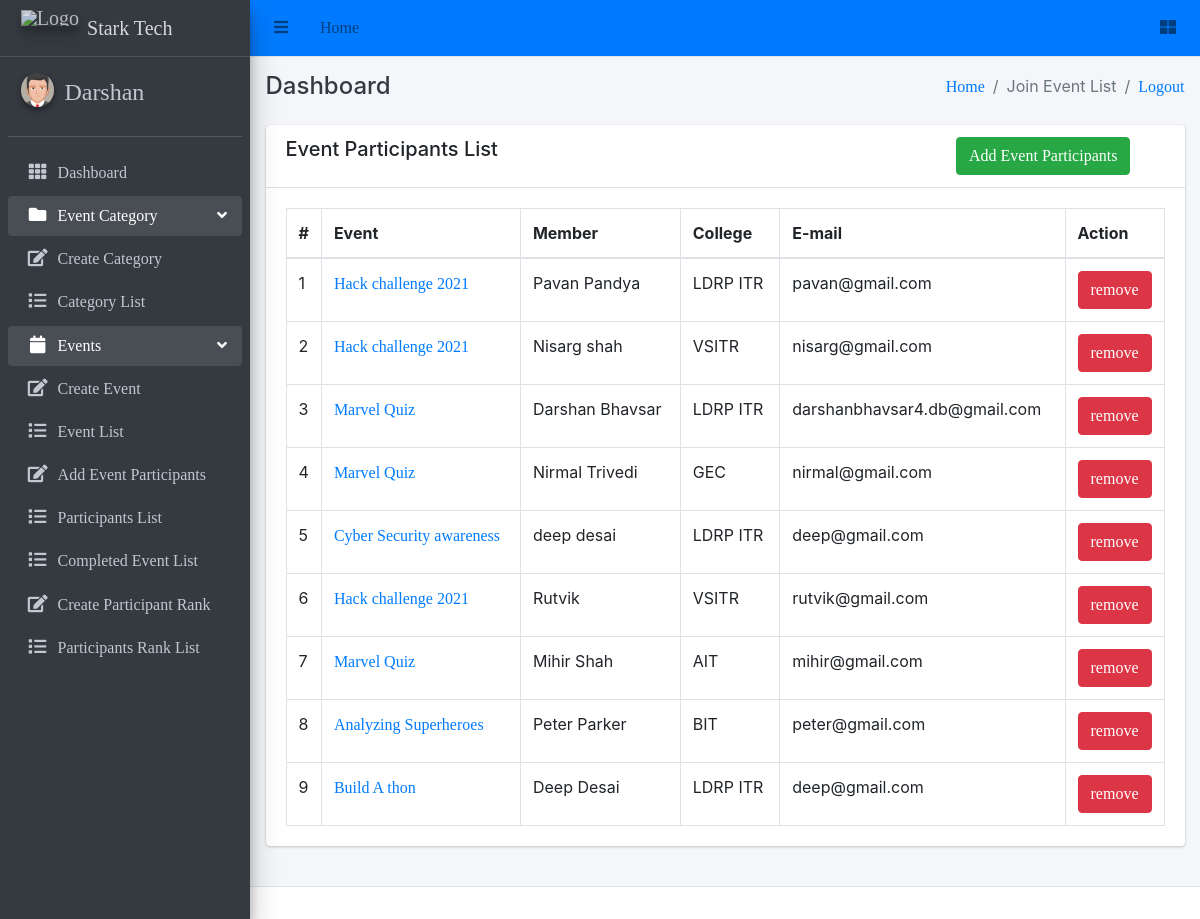
The app's page /events/join-event-list/ (signed in) with its own data.
### events/models.py (models this page shows, shortened)
class EventMember(models.Model):
    event = models.ForeignKey(Event, on_delete=models.CASCADE)
    user = models.CharField(max_length=255, null=True)
    email = models.EmailField(max_length=100, null=True)
    college = models.CharField(max_length=500, null=True)
    created_user = models.ForeignKey('auth.User', on_delete=models.CASCADE, related_name='eventmember_created_user')
    updated_user = models.ForeignKey('auth.User', on_delete=models.CASCADE, related_name='eventmember_updated_user')
    created_date = models.DateField(auto_now_add=True)
    updated_date = models.DateField(auto_now_add=True)
    class Meta:
        unique_together = ['event', 'user']

class Event(models.Model):
    category = models.ForeignKey(EventCategory, on_delete=models.CASCADE)
    name = models.CharField(max_length=255, unique=True)
    uid = models.PositiveIntegerField(unique=True)
    description = RichTextUploadingField()
    venue = models.CharField(max_length=255)
    start_date = models.DateField()
    end_date = models.DateField()
    location = LocationField()
    points = models.PositiveIntegerField()
    maximum_attende = models.PositiveIntegerField()
    created_user = models.ForeignKey('auth.User', on_delete=models.CASCADE, blank=True, null=True, related_name='event_created_user')
    updated_user = models.ForeignKey('auth.User', on_delete=models.CASCADE, blank=True, null=True, related_name='event_updated_user')
    created_date = models.DateField(auto_now_add=True)
    updated_date = models.DateField(auto_now_add=True)
    status_choice = (
        ('upcoming', 'Upcoming'),
        ('active', 'Active'),
        ('completed', 'Completed'),
        ('cancel', 'Cancel'),
    )
    status = models.CharField(choices=status_choice, max_length=10)
    def __str__(self):
        return self.name

### events/views.py (the view)
# urls.py: path('join-event-list/', JoinEventListView.as_view(), name='join-event-list'),
class JoinEventListView(LoginRequiredMixin, ListView):
    login_url = 'login'
    model = EventMember
    template_name = 'events/joinevent_list.html'
    context_object_name = 'eventmember'

### templates/events/joinevent_list.html (shortened to what this page needs)
{% extends 'base/base.html' %}
{% block breadcrumb %}Join Event List{% endblock breadcrumb %}
{% block content %}
    <div class="row">
        <div class="col-md-12">
            <div class="card">
                <div class="card-header">
                    <div class="row">
                        <div class="col-md-9">
                            <h5>Event Participants List</h5>
                        </div>
                        <div class="col-md-3">
                            <a class="btn btn-success" href="{% url 'add-event-member' %}">Add Event Participants</a>
                        </div>
                    </div>
                </div>
                <div class="card-body">
                    <table class="table table-bordered">
                        <thead>
                          <tr>
                            <th style="width: 10px">#</th>
                            <th>Event</th>
                            <th>Member</th>
                            <th>College</th>
                            <th>E-mail</th>
                            <th style="width: 40px">Action</th>
                          </tr>
                        </thead>
                        <tbody>
                            {% for member in eventmember %}
                                <tr role="row">
                                    <td>{{ forloop.counter }}</td>
                                    <td>
                                        <a href="{% url 'event-detail' member.event.id %}">{{ member.event }}</a>
                                    </td>
                                    <td>{{ member.user }}</td>
                                    <td>{{ member.college }}</td>
                                    <td>{{ member.email }}</td>
                                    <td>
                                        <a class="btn btn-danger" href="{% url 'remove-event-member' member.id %}">
                                            remove
                                        </a>
                                    </td>
                                </tr>
                            {% endfor %}
                        </tbody>
                      </table>
                </div>
            </div>
        </div>
    </div>
{% endblock content %}

### templates/base/sidebar.html
{% load static %}
<aside class="main-sidebar sidebar-dark-primary elevation-4">
    <a href="#" class="brand-link">
      <img src="{% static 'img/stark_tech_logo1.jpg' %}" alt="Logo" class="brand-image elevation-3"
           style="opacity: .8">
          <span class="brand-text font-weight-light">Stark Tech</span>
    </a>
    <div class="sidebar">
      <div class="user-panel mt-3 pb-3 mb-3 d-flex">
        <div class="image">
          <img src="{% static 'img/avatar5.png' %}" class="img-circle elevation-2" alt="User Image">
        </div>
        <div class="info">
          <a href="#" class="d-block"><h4>{{ request.user.username }}</h4></a>
        </div>
      </div>
      <nav class="mt-2">
        <ul class="nav nav-pills nav-sidebar flex-column" data-widget="treeview" role="menu" data-accordion="false">
          <li class="nav-item">
            <a href="{% url 'dashboard' %}" class="nav-link">
              <i class="nav-icon fas fa-th"></i>
              <p>
                Dashboard
              </p>
            </a>
          </li>
          <li class="nav-item has-treeview menu-open">
            <a href="#" class="nav-link">
              <i class="nav-icon fas fa-folder"></i>
              <p>
                Event Category
                <i class="right fas fa-angle-left"></i>
              </p>
            </a>
            <ul class="nav nav-treeview">
              <li class="nav-item">
                <a href="{% url 'create-event-category' %}" class="nav-link">
                  <i class="far fa fa-edit nav-icon"></i>
                  <p>Create Category</p>
                </a>
              </li>
              <li class="nav-item">
                <a href="{% url 'event-category-list' %}" class="nav-link">
                  <i class="far fa fa-list nav-icon"></i>
                  <p>Category List</p>
                </a>
              </li>
            </ul>
          </li>
          <li class="nav-item has-treeview menu-open">
            <a href="#" class="nav-link">
              <i class="nav-icon fas fa-calendar"></i>
              <p>
                Events
                <i class="right fas fa-angle-left"></i>
              </p>
            </a>
            <ul class="nav nav-treeview">
              <li class="nav-item">
                <a href="{% url 'event-create' %}" class="nav-link">
                  <i class="far fa fa-edit nav-icon"></i>
                  <p>Create Event</p>
                </a>
              </li>
              <li class="nav-item">
                <a href="{% url 'event-list' %}" class="nav-link">
                  <i class="far fa fa-list nav-icon"></i>
                  <p>Event List</p>
                </a>
              </li>
              <li class="nav-item">
                <a href="{% url 'add-event-member' %}" class="nav-link">
                  <i class="far fa fa-edit nav-icon"></i>
                  <p>Add Event Participants</p>
                </a>
              </li>
              <li class="nav-item">
                <a href="{% url 'join-event-list' %}" class="nav-link">
                  <i class="far fa fa-list nav-icon"></i>
                  <p>Participants List</p>
                </a>
              </li>
              <li class="nav-item">
                <a href="{% url 'complete-event' %}" class="nav-link">
                  <i class="far fa fa-list nav-icon"></i>
                  <p>Completed Event List</p>
                </a>
              </li>
              <li class="nav-item">
                <a href="{% url 'create-user-mark' %}" class="nav-link">
                  <i class="far fa fa-edit nav-icon"></i>
                  <p>Create Participant Rank</p>
                </a>
              </li>
              <li class="nav-item">
                <a href="{% url 'user-mark' %}" class="nav-link">
                  <i class="far fa fa-list nav-icon"></i>
                  <p>Participants Rank List</p>
                </a>
              </li>
            </ul>
          </li>
        </ul>
      </nav>
    </div>
  </aside>

### records on screen
EventMember: event "Hack challenge 2021", user "Pavan Pandya", college "LDRP ITR", email "pavan@gmail.com"
EventMember: event "Hack challenge 2021", user "Nisarg shah", college "VSITR", email "nisarg@gmail.com"
EventMember: event "Marvel Quiz", user "Darshan Bhavsar", college "LDRP ITR", email "darshanbhavsar4.db@gmail.com"
EventMember: event "Marvel Quiz", user "Nirmal Trivedi", college "GEC", email "nirmal@gmail.com"
EventMember: event "Cyber Security awareness", user "deep desai", college "LDRP ITR", email "deep@gmail.com"
EventMember: event "Hack challenge 2021", user "Rutvik", college "VSITR", email "rutvik@gmail.com"
EventMember: event "Marvel Quiz", user "Mihir Shah", college "AIT", email "mihir@gmail.com"
EventMember: event "Analyzing Superheroes", user "Peter Parker", college "BIT", email "peter@gmail.com"
EventMember: event "Build A thon", user "Deep Desai", college "LDRP ITR", email "deep@gmail.com"

### other values on screen
{{ request.user.username }} "Darshan"
